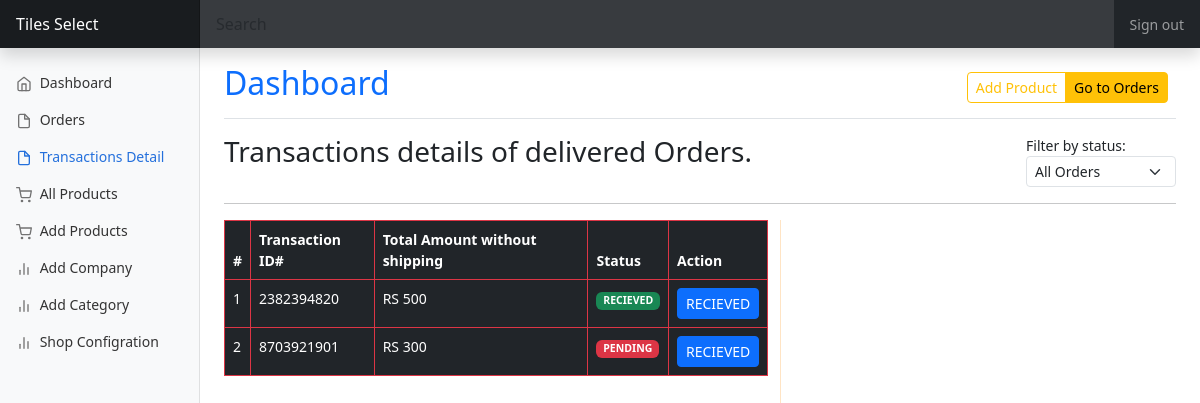
Page /shop-dashboard/transaction-details (signed in) on the committed database.
### core/models.py (models this page shows, shortened)
class User(AbstractUser):
    id = models.UUIDField(primary_key=True,default=uuid.uuid4 , unique=True)
    username = None
    email = models.EmailField(_('email address'), unique=True)
    showroom_owner = models.BooleanField(default=False)
    USERNAME_FIELD = 'email'
    REQUIRED_FIELDS = []
    objects = UserManager()

class Showrooms(User):
    showroom_type = models.CharField( max_length=50,choices=SHOWROOM_TYPES ,default="")
    showroom_name = models.CharField( max_length=50)
    office_phone_number = models.CharField( max_length=50)
    address = models.CharField( max_length=250)
    since = models.CharField( max_length=50)
    link_360 = models.CharField( max_length=250 , blank=True,null=True)
    class Meta:
        verbose_name_plural = 'Showrooms'

class Transaction(models.Model):
    STATUS_CHOICES = (
        ('RECIEVED', 'Recieved'),
        ('PENDING', 'Pending'),
    )
    transaction_id = models.CharField(max_length=10, unique=True)
    order = models.ForeignKey(Order, on_delete=models.CASCADE)
    amount =models.PositiveIntegerField(blank=True,null=True)
    shipping_amount = models.PositiveIntegerField(blank=True,null=True)
    status = models.CharField(max_length=10, choices=STATUS_CHOICES, default='PENDING')

### order_management/views.py (the view)
# urls.py: path('shop-dashboard/transaction-details', views.transaction_details, name="transaction_details"),
@cache_control(no_cache=True, must_revalidate=True , no_store=True)
@login_required(login_url='shop_dashboard_signin')
def transaction_details(request):
    showroom = Showrooms.objects.get(id=request.user.id)
    if request.user.showroom_owner == True:
        try:
            settings = showroom_settings.objects.get(showroom=showroom)
        except:
            settings=None
        filter_status = request.GET.get('status', 'all')
        if filter_status == 'all':
            transaction = Transaction.objects.filter(order__showroom = showroom ,  order__delivered = True)
        elif filter_status == 'recieved':
            transaction = Transaction.objects.filter(order__showroom = showroom , status="RECIEVED",order__delivered =True)
        elif filter_status == 'pending':
            transaction = Transaction.objects.filter(order__showroom = showroom , status="PENDING",order__delivered =True)
        else:
            transaction = Transaction.objects.none()
        total_transaction_amount = Transaction.objects.filter(order__showroom = showroom , order__delivered =True)
        total_transaction_amount = sum(item.amount for item in total_transaction_amount)
        pending_transaction_amount = Transaction.objects.filter(order__showroom = showroom , status="PENDING",order__delivered =True)
        pending_transaction_amount = sum(item.amount for item in pending_transaction_amount)
        recieved_transaction_amount = Transaction.objects.filter(order__showroom = showroom , status="RECIEVED",order__delivered =True)
        recieved_transaction_amount = sum(item.amount for item in recieved_transaction_amount)
        context = {
            "showroom": showroom,
            "settings": settings,
            "transaction": transaction,
            "filter_status": filter_status,
            "pending_transaction_amount": pending_transaction_amount,
            "recieved_transaction_amount": recieved_transaction_amount,
            "total_transaction_amount": total_transaction_amount,
        }
        return render(request , "shop/dashboard/transactions_reports.html" , context)
    else:
        return redirect("shop_dashboard_signin")

### templates/shop/dashboard/transactions_reports.html (shortened to what this page needs)
{% extends 'shop/dashboard/shop_dashboard_base.html' %}
{% block content %}
{% load mathfilters %}
<div class="d-flex justify-content-between">
    <h3>Transactions details of delivered Orders.</h3>
    <div class="filter ">
        <label>Filter by status:</label>
        <form method="GET">
            <select id="status-filter" name="status" class="form-select form-select-sm " onchange="this.form.submit()">
                <option value="all" {% if filter_status == 'all' %}selected{% endif %}>All Orders</option>
            </select>
        </form>
    </div>
</div>
<hr>
<div class="row">
    <div style="border-right: 1px solid bisque;"  class="col-7">
        <div class=" table-responsive">
            <table id="order-table" class="table table-dark table-hover table-lg table-bordered border-danger">
                <thead>
                    <tr>
                        <th scope="col">#</th>
                        <th scope="col">Transaction ID#</th>
                        <th scope="col">Total Amount without shipping</th>
                        <th scope="col">Status</th>
                        <th scope="col">Action</th>
                    </tr>
                </thead>
                <tbody>
                    {% for i in transaction %}
                    <tr>
                        <td class="text-uppercase">{{forloop.counter}}</td>
                        <td class="text-uppercase">{{i.transaction_id}}</td>
                        <td class="text-uppercase">Rs {{i.amount}}</td>
                        <td class="text-uppercase">{% if i.status == "RECIEVED" %} <span class="badge bg-success text-wrap">RECIEVED</span> {% else %}<span class="badge bg-danger text-wrap"> PENDING </span> {% endif %}</td>
                        <td class="text-uppercase">{% if i.status == "PENDING" %}<a href="{% url 'make_paid' i.transaction_id %}?next={{ request.path|urlencode }}" onclick="return makePaid();" class="btn btn-sm btn-primary">Recieved</a>{% else %}<a title="Already Recieved" class="btn btn-sm btn-primary">Recieved</a>{% endif %}</td>
                    </tr>
                    {% empty %}
                    <tr>Nothing Order delivered</tr>
                    {% endfor %}
                </tbody>
            </table>
        </div>
    </div>
    <div class="col-5">
        <div id="chartContainer" style="height: 300px; width: 100%;"></div>
    </div>
    {% endblock content %}

### templates/shop/dashboard/shop_dashboard_base.html (shortened to what this page needs)
{% load static %}
<!doctype html>
<html lang="en" data-bs-theme="auto">
  <head>
<link href="{% static '../assets/dist/css/bootstrap.min.css' %}" rel="stylesheet">
    <link href="{% static 'dashboard.css' %}" rel="stylesheet">
  </head>
  <body>
<header class="print_not_show navbar navbar-dark sticky-top bg-dark flex-md-nowrap p-0 shadow">
  <a class="navbar-brand col-md-3 col-lg-2 me-0 px-3 fs-6" href="{% url 'shop_dashboard' %}">{{ showroom.showroom_name }}</a>
  <input class="form-control form-control-dark w-100 rounded-0 border-0" type="text" placeholder="Search" aria-label="Search">
  <div class="navbar-nav">
    <div class="nav-item text-nowrap">
      <a class="nav-link px-3" onclick="return signout();" href="{% url 'dashboard_logout' %}">Sign out</a>
    </div>
  </div>
</header>
<div class="container-fluid">
  <div class="row">
    <nav id="sidebarMenu" class="print_not_show col-md-3 col-lg-2 d-md-block bg-body-tertiary sidebar collapse">
      <div class="position-sticky pt-3 sidebar-sticky">
        <ul class="nav flex-column">
          <li class="nav-item active">
            <a class="nav-link {% if request.resolver_match.view_name == 'shop_dashboard' %} active{% endif %} "  aria-current="page" href="{% url 'shop_dashboard' %}">
              <span data-feather="home" class="align-text-bottom"></span>
              Dashboard
            </a>
          </li>
          <li class="nav-item">
            <a class="nav-link {% if request.resolver_match.view_name == 'all_orders' %} active{% endif %}" href="{% url 'all_orders' %}">
              <span data-feather="file" class="align-text-bottom"></span>
              Orders
            </a>
          </li>
          <li class="nav-item">
            <a class="nav-link {% if request.resolver_match.view_name == 'transaction_details' %} active{% endif %}" href="{% url 'transaction_details' %}">
              <span data-feather="file" class="align-text-bottom"></span>
              Transactions Detail
            </a>
          </li>
          <li class="nav-item">
            <a class="nav-link {% if request.resolver_match.view_name == 'all_products' %} active{% endif %}" aria-current="page" href="{% url 'all_products' %}">
              <span data-feather="shopping-cart" class="align-text-bottom"></span>
              All Products
            </a>
          </li>
          <li class="nav-item">
            <a class="nav-link {% if request.resolver_match.view_name == 'add_product' %} active{% endif %}" href="{% url 'add_product' %}">
              <span data-feather="shopping-cart" class="align-text-bottom"></span>
             Add Products
            </a>
          </li>
          <li class="nav-item">
            <a class="nav-link {% if request.resolver_match.view_name == 'all_companies' %} active{% endif %}" href="{% url 'all_companies' %}">
              <span data-feather="bar-chart-2" class="align-text-bottom"></span>
              Add Company
            </a>
          </li>
          <li class="nav-item">
            <a class="nav-link {% if request.resolver_match.view_name == 'all_categories' %} active{% endif %}" href="{% url 'all_categories' %}">
              <span data-feather="bar-chart-2" class="align-text-bottom"></span>
              Add Category
            </a>
          </li>
          <li class="nav-item">
            <a class="nav-link {% if request.resolver_match.view_name == 'settings' %} active{% endif %}" href="{% url 'settings' %}">
              <span data-feather="bar-chart-2" class="align-text-bottom"></span>
              Shop Configration
            </a>
          </li>
        </ul>
      </div>
    </nav>
    <main class=" col-md-9 ms-sm-auto col-lg-10 px-md-4">
      <div class="print_not_show d-flex justify-content-between flex-wrap flex-md-nowrap align-items-center pt-3 pb-2 mb-3 border-bottom">
        <h1 class=" h2"><a class="text-decoration-none" href="{% url 'shop_dashboard' %}">Dashboard</a></h1>
        <div class="btn-toolbar mb-2 mb-md-0">
          <div class="btn-group me-2">
            <a href ="{% url 'add_product' %}" class="btn btn-sm btn-outline-warning">Add Product</a>
            <a href="{% url 'all_orders' %}" class="btn btn-sm btn-warning">Go to Orders</a>
          </div>
        </div>
      </div>
      {% block content %}
      {% endblock content %}
    </main>
  </div>
</div>
  </body>
  {% include 'messages.html' %}
</html>

### static/dashboard.css (style rules this page uses)
body { font-size: .875rem; }
.feather { width: 16px; height: 16px; }
.sidebar { position: fixed; top: 0; bottom: 0; left: 0; z-index: 100; padding: 48px 0 0; box-shadow: inset -1px 0 0 rgba(0, 0, 0, .1); }
.sidebar-sticky { height: calc(100vh - 48px); overflow-x: hidden; overflow-y: auto; }
.sidebar .nav-link { font-weight: 500; color: #333; }
.sidebar .nav-link .feather { margin-right: 4px; color: #727272; }
.sidebar .nav-link.active { color: #2470dc; }
.sidebar .nav-link:hover .feather, .sidebar .nav-link.active .feather { color: inherit; }
.navbar-brand { padding-top: .75rem; padding-bottom: .75rem; background-color: rgba(0, 0, 0, .25); box-shadow: inset -1px 0 0 rgba(0, 0, 0, .25); }
.navbar .form-control { padding: .75rem 1rem; }
.form-control-dark { color: #fff; background-color: rgba(255, 255, 255, .1); border-color: rgba(255, 255, 255, .1); }

### rows in the picture
Showrooms: showroom_name "Tiles Select"
Transaction: transaction_id "2382394820", amount "500", status "RECIEVED"
Transaction: transaction_id "8703921901", amount "300", status "PENDING"
